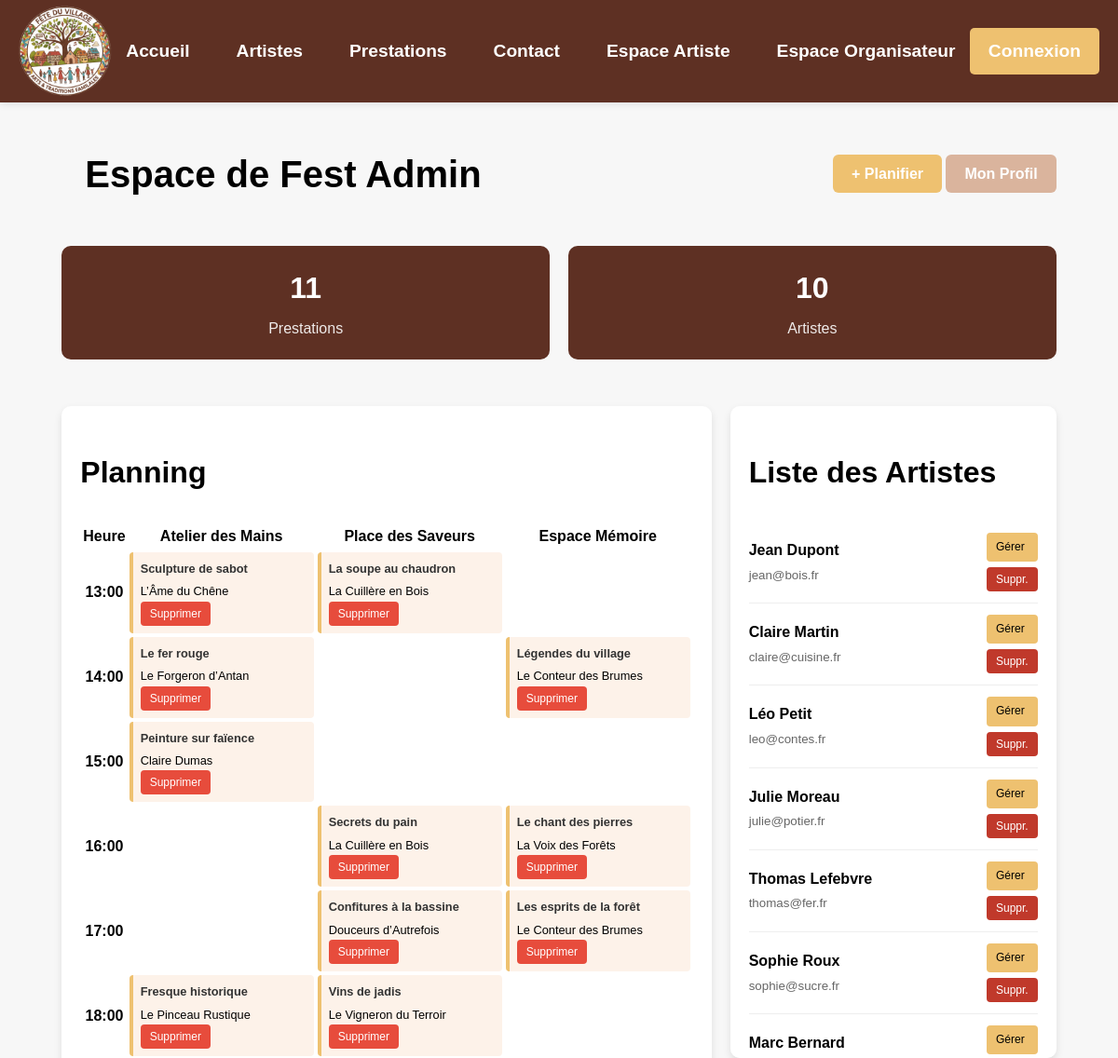
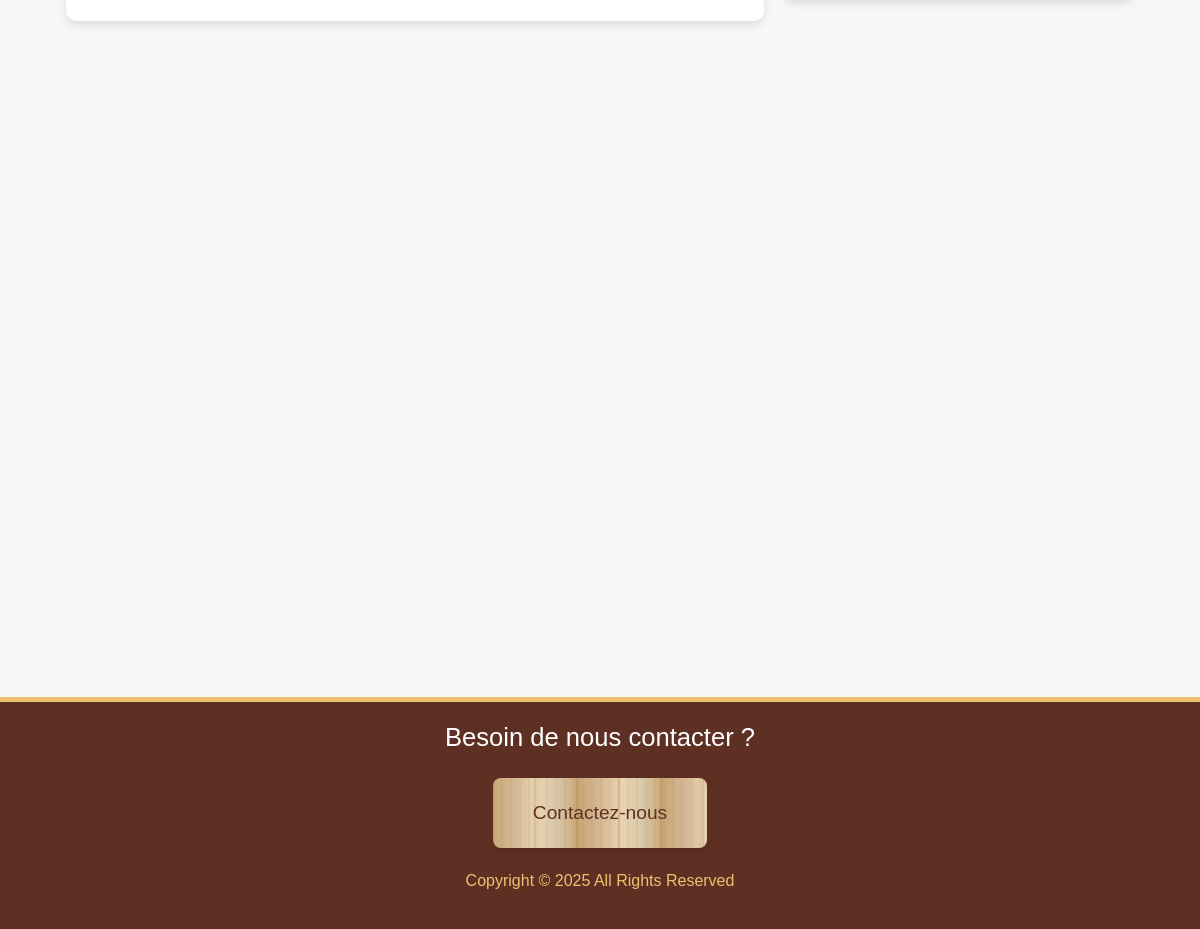
The app's page /app/Model/partiePrive/dashboard_organisateur.php with its own data (2 pictures, top to bottom).
### tables this page shows
CREATE TABLE `utilisateur` (
  `uid` int(11) NOT NULL,
  `nom` varchar(255) NOT NULL,
  `prenom` varchar(255) NOT NULL,
  `nom_artiste` varchar(255) DEFAULT NULL,
  `email` varchar(255) NOT NULL,
  `mot_passe_hashe` varchar(255) NOT NULL,
  `photo` varchar(255) DEFAULT NULL,
  `description` text DEFAULT NULL,
  `est_organisateur` tinyint(1) DEFAULT 0
);

CREATE TABLE `scene` (
  `sid` int(11) NOT NULL,
  `nom_scene` varchar(255) NOT NULL
);

### app/Model/partiePrive/dashboard_organisateur.php (the view, shortened to what this page needs)
<?php
require_once __DIR__ . '/../../../assets/config/db.php';
$organisateur_id = isset($_SESSION['uid']) ? $_SESSION['uid'] : 11;
$stmt_orga = $pdo->prepare("SELECT nom, prenom FROM Utilisateur WHERE uid = ?");
$stmt_orga->execute([$organisateur_id]);
$orga_info = $stmt_orga->fetch();
$scenes = $pdo->query("SELECT * FROM Scene ORDER BY sid ASC")->fetchAll();
$horaires = $pdo->query("SELECT DISTINCT heure_debut FROM Programmation UNION SELECT '13:00:00' UNION SELECT '14:00:00' UNION SELECT '15:00:00' UNION SELECT '16:00:00' UNION SELECT '17:00:00' UNION SELECT '18:00:00' ORDER BY heure_debut ASC")->fetchAll();
$progRaw = $pdo->query("SELECT PR.*, P.intitule, U.nom_artiste, U.nom, U.prenom FROM Programmation PR INNER JOIN Prestation P ON PR.prestation_id = P.pid INNER JOIN Utilisateur U ON P.artiste_id = U.uid")->fetchAll();
$artistes = $pdo->query("SELECT * FROM Utilisateur WHERE est_organisateur = 0")->fetchAll();
$planning = [];
foreach ($progRaw as $p) { $planning[$p['heure_debut']][$p['scene_id']] = $p; }
?>
<!DOCTYPE html>
<html lang="fr">
<head>
    <link rel="stylesheet" href="../../../assets/css/new.css">
</head>
<body>
    <?php include('../../View/header.php'); ?>
    <main class="centrage">
        <div class="flexWrap flexBetween">
            <h1>Espace de <?= htmlspecialchars($orga_info['prenom'] . ' ' . $orga_info['nom']) ?></h1>
            <div class="flexcol">
                <a href="planifier.php" class="btn btn-primaire">+ Planifier</a>
                <a href="modifier_profil.php" class="btn btn-secondaire">Mon Profil</a>
            </div>
        </div>
        <div class="stats-container">
            <div class="stat-card"><h3><?= count($progRaw) ?></h3><p>Prestations</p></div>
            <div class="stat-card"><h3><?= count($artistes) ?></h3><p>Artistes</p></div>
        </div>
        <div class="dashboard-grid tab_mobile ">
            <section class="panel-planning">
                <h2>Planning</h2>
                <table>
                    <thead>
                        <tr>
                            <th>Heure</th>
                            <?php foreach ($scenes as $s): ?><th><?= $s['nom_scene'] ?></th><?php endforeach; ?>
                        </tr>
                    </thead>
                    <tbody>
                        <?php foreach ($horaires as $h): ?>
                        <tr>
                            <th><?= substr($h['heure_debut'], 0, 5) ?></th>
                            <?php foreach ($scenes as $s): ?>
                            <td>
                                <?php if (isset($planning[$h['heure_debut']][$s['sid']])):
                                    $p = $planning[$h['heure_debut']][$s['sid']]; ?>
                                    <div class="prog-item">
                                        <strong><?= htmlspecialchars($p['intitule']) ?></strong>
                                        <?= htmlspecialchars($p['nom_artiste']) ?>
                                        <form method="POST" onsubmit="return confirm('Déprogrammer cette prestation ?');">
                                            <button type="submit" class="btn-small btn-danger">Supprimer</button>
                                        </form>
                                    </div>
                                <?php endif; ?>
                            </td>
                            <?php endforeach; ?>
                        </tr>
                        <?php endforeach; ?>
                    </tbody>
                </table>
            </section>
            <aside class="scroll-panel">
                <h2>Liste des Artistes</h2>
                <?php foreach ($artistes as $a): ?>
                <div class="mini-card">
                    <div class="artist-info">
                        <strong><?= htmlspecialchars($a['prenom'] . ' ' . $a['nom']) ?></strong><br>
                        <small><?= htmlspecialchars($a['email']) ?></small>
                    </div>
                    <div class="actions-group">
                        <a href="modifier_profil.php?id=<?= $a['uid'] ?>" class="btn-small btn-primaire">Gérer</a>
                        <form method="POST" onsubmit="return confirm('Supprimer définitivement cet artiste ?');">
                            <button type="submit" class="btn-small btn-warning">Suppr.</button>
                        </form>
                    </div>
                </div>
                <?php endforeach; ?>
            </aside>
        </div>
    </main>
    <?php include('../../View/footer.php'); ?>
</body>
</html>

### assets/css/new.css (style rules this page uses)
:root { --couleur-primaire: #5e3023; --couleur-secondaire: #895737; --couleur-accent: #eec170; --couleur-fond-clair: #dab49d; --max-width-content: 1200px; --border-radius: 8px; --transition-speed: 0.3s; --shadow-light: 0 2px 8px rgba(0, 0, 0, 0.1); --shadow-medium: 0 4px 8px rgba(0, 0, 0, 0.1); --shadow-heavy: 0 10px 25px rgba(0, 0, 0, 0.2); }
h1, h2, h3, nav ul li a { font-family: 'MaSuperPolice', sans-serif; }
h1 { font-size: clamp(1.8rem, 4vw, 2.5rem); text-align: center; margin: 0; padding: 25px; }
h2 { font-size: clamp(1.5rem, 3vw, 2rem); }
h3 { font-size: clamp(1.3rem, 2.5vw, 2rem); margin: 0; text-align: center; }
* { box-sizing: border-box; }
html, body { height: 100%; margin: 0; }
body { padding: 0; font-family: Arial, sans-serif; min-height: 100vh; background-color: #f7f7f7; line-height: 1.6; display: flex; flex-direction: column; }
main { flex: 1; }
p { margin: 5px; }
a { text-decoration: none; color: inherit; z-index: 1; }
.centrage { max-width: var(--max-width-content); margin: 0 auto; padding: 0 20px; }
.flexWrap { display: flex; flex-wrap: wrap; align-items: center; }
.flexBetween { justify-content: space-between; padding: 20px 0; }
.btn { padding: 12px 20px; border: none; border-radius: 6px; cursor: pointer; font-weight: bold; transition: all var(--transition-speed); text-align: center; width: 100%; margin-top: 10px; color: white; }
.btn-primaire { background-color: var(--couleur-accent); }
.btn-secondaire { background-color: var(--couleur-fond-clair); }
::placeholder { color: #aaa; font-style: italic; }
.dashboard-grid { display: grid; grid-template-columns: 1fr 350px; gap: 20px; margin-top: 20px; align-items: start; }
.stats-container { display: grid; grid-template-columns: repeat(2, 1fr); gap: 20px; margin-bottom: 30px; }
.stat-card { background: var(--couleur-primaire); color: white; padding: 20px; border-radius: 10px; text-align: center; box-shadow: var(--shadow-small); }
.stat-card h3 { font-size: 2rem; margin: 0; }
.stat-card p { margin: 5px 0 0; opacity: 0.9; }
.panel-planning { background: #fff; padding: 20px; border-radius: 10px; box-shadow: var(--shadow-medium); margin-top: 20px; }
.panel-planning td { height: 60px; width: 200px; }
.scroll-panel { max-height: 700px; overflow-y: auto; background: #fff; padding: 20px; border-radius: 10px; box-shadow: var(--shadow-medium); margin-top: 20px; }
.prog-item { background: #fdf2e9; padding: 8px; border-radius: 4px; border-left: 4px solid var(--couleur-accent); font-size: 0.8rem; height: 100%; width: 100%; }
.prog-item strong { display: block; color: #333; margin-bottom: 4px; }
.mini-card { border-bottom: 1px solid #eee; padding: 12px 0; display: flex; justify-content: space-between; align-items: center; }
.artist-info small { color: #666; }
.btn-small { padding: 6px 10px; font-size: 0.75rem; width: auto; border: none; border-radius: 4px; cursor: pointer; transition: opacity 0.2s; }
.btn-danger { background: #e74c3c; color: white; }
.btn-warning { background: #c0392b; color: white; }
.actions-group { display: flex; flex-direction: column; gap: 5px; }

### records on screen
utilisateur: prenom+nom "Fest Admin"
scene: nom_scene "Atelier des Mains", intitule "Sculpture de sabot", nom_artiste "L’Âme du Chêne", intitule "Le fer rouge", nom_artiste "Le Forgeron d’Antan", intitule "Peinture sur faïence", nom_artiste "Claire Dumas", intitule "Fresque historique", nom_artiste "Le Pinceau Rustique"
scene: nom_scene "Place des Saveurs", intitule "La soupe au chaudron", nom_artiste "La Cuillère en Bois", intitule "Secrets du pain", intitule "Confitures à la bassine", nom_artiste "Douceurs d’Autrefois", intitule "Vins de jadis", nom_artiste "Le Vigneron du Terroir"
scene: nom_scene "Espace Mémoire", intitule "Légendes du village", nom_artiste "Le Conteur des Brumes", intitule "Le chant des pierres", nom_artiste "La Voix des Forêts", intitule "Les esprits de la forêt"
utilisateur: prenom+nom "Jean Dupont", email "jean@bois.fr"
utilisateur: prenom+nom "Claire Martin", email "claire@cuisine.fr"
utilisateur: prenom+nom "Léo Petit", email "leo@contes.fr"
utilisateur: prenom+nom "Julie Moreau", email "julie@potier.fr"
utilisateur: prenom+nom "Thomas Lefebvre", email "thomas@fer.fr"
utilisateur: prenom+nom "Sophie Roux", email "sophie@sucre.fr"
utilisateur: prenom+nom "Marc Bernard"

### other values on screen
count($progRaw) "11"
count($artistes) "10"
substr($h['heure_debut'], 0, 5) "13:00"
substr($h['heure_debut'], 0, 5) "14:00"
substr($h['heure_debut'], 0, 5) "15:00"
substr($h['heure_debut'], 0, 5) "16:00"
substr($h['heure_debut'], 0, 5) "17:00"
substr($h['heure_debut'], 0, 5) "18:00"
